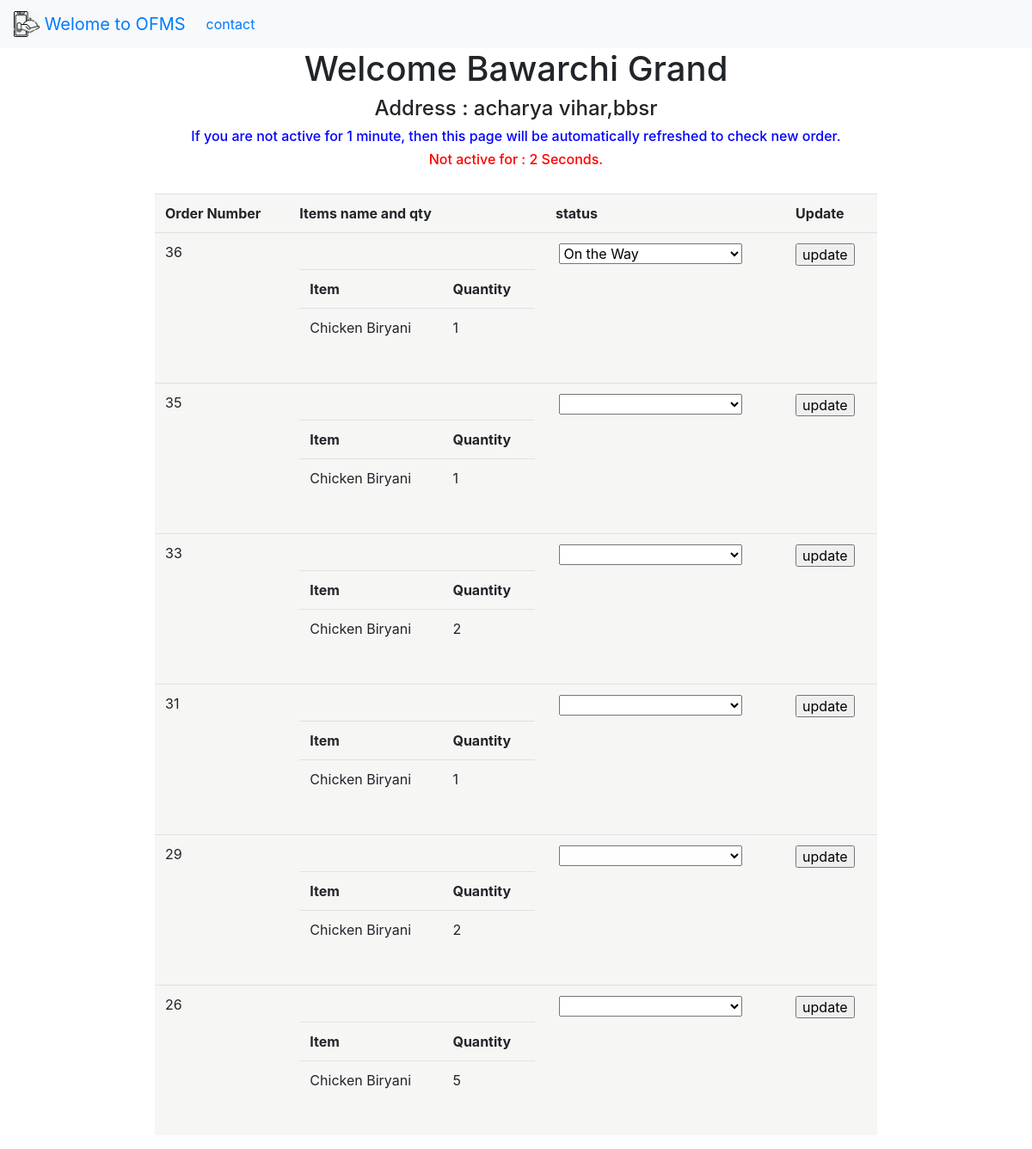
/hotels/3/orders/, run on the app's committed database.
### service/models.py (models this page shows, shortened)
class Hotel ( models . Model ) :
	hotel_name = models . CharField ( max_length = 30 , unique=True, null = True , default = None )
	hotel_address = models . CharField ( max_length = 100, null = True , default = None  )
	hotel_phone_number = models . CharField ( max_length = 20 )
	hotel_reting = models . IntegerField ( null = True , default = 0)
	hoel_image = models . CharField ( max_length = 1000 , null = True , default = None )

class  Order ( models . Model ) :
	username = models . CharField ( max_length = 50 )
	hotel_id = models . CharField ( max_length = 20 )
	item_ids = models . CharField ( max_length = 500 )
	order_date = models . DateField ( default = datetime . now  )
	hotel_status = models . CharField ( max_length = 30 ,default='Please Wait for Hotel conformation !', choices = [ [i,i] for i in  ['cancel', 'accept', 'processing', 'cooking', 'packed', 'delivered', 'orderonhandofdelvboy', 'On the Way', 'iod', 'Delivered']])
	order_address = models . CharField ( max_length = 500 , default = 'None', null = True )
	user_hotel_reting = models . IntegerField ( null = True )
	user_delivery_boy_reting = models . IntegerField ( null = True )
	user_review = models . CharField ( max_length = 100 , null = True )
	def __str__ ( self ) :
		return '{} {} {}'.format ( self . id , self . hotel_id , self.username , self . hotel_status )

class Item ( models . Model ) :
	hotel = models . ForeignKey( Hotel , on_delete=models.CASCADE, null = True , default = None )
	item_name = models . CharField ( max_length = 30  )
	item_price = models . IntegerField ( null = True , default = 0)
	item_discount = models . IntegerField ( null = True , default = 0)
	item_image = models . CharField ( max_length = 1000 , null = True , default = None )

### Hotel/views.py (the view)
def getorderslist ( request , id ) :
	hotel = Hotel . objects . get ( id = id )
	objs = Order . objects . filter ( hotel_id = id ) [ : : -1 ]
	objs = [ x for x in objs ]
	print ( objs )
	for x in objs :
		y = eval ( x . item_ids )
		itn = y [ 0 ]
		itq = y [ 1 ]
		temp = zip ( itn , itq )
		xlist =  ( [ [ Item . objects . get ( id = x ) . item_name   , y] for x , y in temp if y != '' ] )
		x = x . __dict__
		x . update ( { 'xlist' : xlist })
	return render ( request , 'hotelorders.html', { 'data' : objs, 'hotel' : hotel })

### Hotel/templates/hotelorders.html (shortened to what this page needs)
{% extends 'base.html'%}
{% block myblock %}
	<h1 align="center">Welcome {{ hotel.hotel_name }}</h1>
	<h4 align="center"> Address : {{ hotel.hotel_address }}</h4>
	<h6 align="center" style="color: blue">If you are not active for 1 minute, then this page will be automatically refreshed to check new order.</h6>
	<h6 align="center" id = 'x'><font color="red">Not active for : <font id = 'activetime'> 0  </font> Seconds.</font></h6>
<table class="table" style="width: 70%; padding-top: -20%;" align="center">
	<tr>
		<th> Order Number </th>
		<th> Items name and qty </th>
		<th> status </th>
		<th> Update </th>
	</tr>
{% for rec in data %}
	<tr>
		<td> {{ rec.id }} </td>
		<td>
			<table width="100%">
				<th>Item </th> <th> Quantity </th>
		{% for x in rec.xlist %}
			<tr><td> {{x.0}} </td><td> {{x.1}} </td></tr>
		{% endfor %} </td>
			</table>
	<form action="http://localhost:8000/hotels/{{rec.hotel_id}}/orders/{{rec.id}}/update/" method="get">
		<td>	<label for="{{rec.id}}">   </label>
			<select name = 'selected' id="{{ rec.id }}" class="mdb-select md-form colorful-select dropdown-primary"  >
			  <option value=""></option>
			  <option value="cancel" style="color: red" {% if rec.hotel_status == 'cancel' %} selected="selected"{% endif %}>Cancel</option>
			  <option disabled value="On the Way" {% if rec.hotel_status == 'On the Way' %} selected="selected"{% endif %}>On the Way</option>
			</select>
			</td>
	<td>			<input type="submit" value = 'update'></input> </td>
	</form>
	</tr>
{% endfor %}
{% endblock %}

### Hotel/templates/hotelorders.html (style rules this page uses)
table { background-color: #f6f6f4; margin: 30px auto; border-collapse: separate; border-spacing: 0; }

### data on the page
Hotel: hotel_name "Bawarchi Grand", hotel_address "acharya vihar,bbsr"
Order: id "36", x "1", selected "On the Way"
Item: item_name "Chicken Biryani" "Chicken Biryani" "Chicken Biryani" "Chicken Biryani" "Chicken Biryani" "Chicken Biryani"
Order: id "35", x "1"
Order: id "33", x "2"
Order: id "31", x "1"
Order: id "29", x "2"
Order: id "26", x "5"
